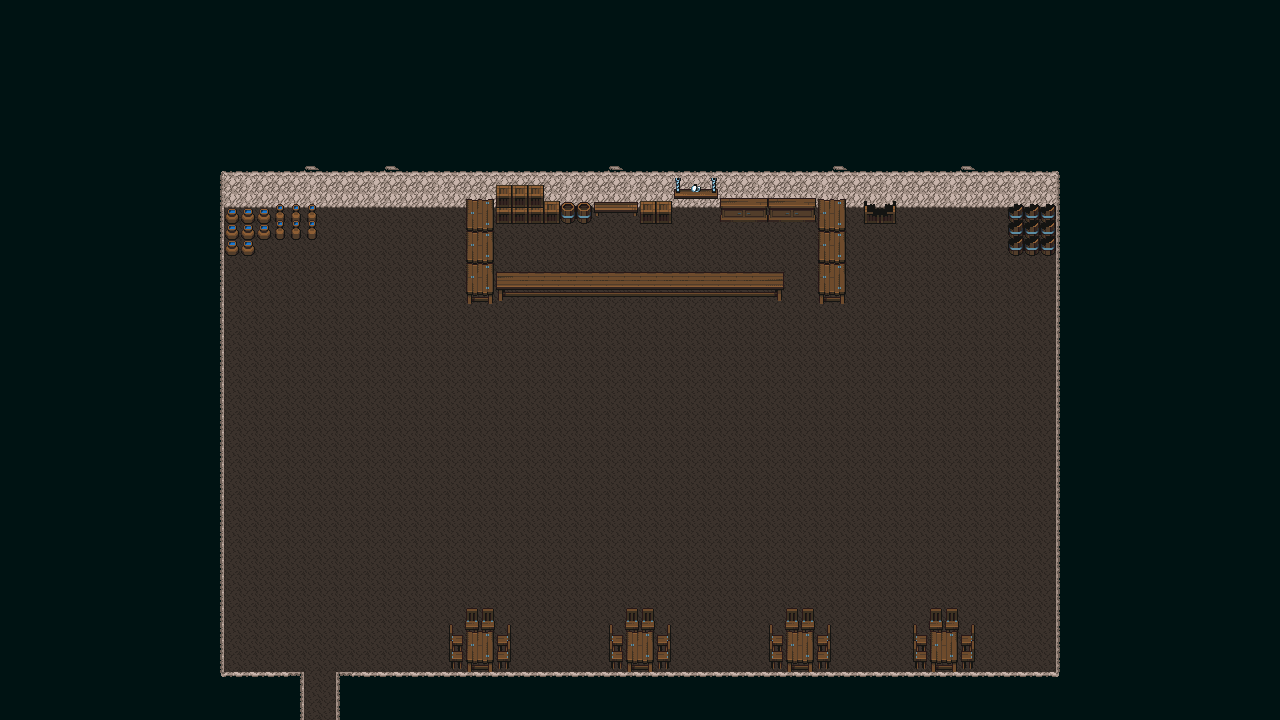

This is a level from a 2D game, rendered from its Tiled map with the project's own tilesets. A one-line summary and the map file follow, with tile-layer data summarised:
An orthogonal 80x45 tile map with 16x16 px tiles, 5 tile layers (Suelo, Paredes, Decoracion, Decoracion2, ...), 3 tilesets and 2 objects.

<map version="1.10" tiledversion="1.10.0" orientation="orthogonal" renderorder="right-down" width="80" height="45" tilewidth="16" tileheight="16" infinite="0" nextlayerid="7" nextobjectid="7">
 <tileset firstgid="1" name="Prehistoric_Tiles" tilewidth="16" tileheight="16" tilecount="625" columns="25">
  <image source="Prehistoric_Tiles.png" width="400" height="400" />
 </tileset>
 <tileset firstgid="626" name="Trees" tilewidth="16" tileheight="16" tilecount="330" columns="15">
  <image source="Trees.png" width="240" height="352" />
 </tileset>
 <tileset firstgid="956" name="Props" tilewidth="16" tileheight="16" tilecount="625" columns="25">
  <image source="Props.png" width="400" height="400" />
 </tileset>
 <layer id="2" name="Suelo" width="80" height="45">
  <properties>
   <property name="Draw" type="bool" value="true" />
   <property name="Navigation" type="bool" value="false" />
  </properties>
  <data>[3600 cells, 3600 non-empty, 1 distinct tile ids]</data>
 </layer>
 <layer id="1" name="Paredes" width="80" height="45">
  <properties>
   <property name="Draw" type="bool" value="true" />
   <property name="Navigation" type="bool" value="false" />
  </properties>
  <data>[3600 cells, 2086 non-empty, 22 distinct tile ids]</data>
 </layer>
 <layer id="3" name="Decoracion" width="80" height="45">
  <properties>
   <property name="Draw" type="bool" value="true" />
   <property name="Navigation" type="bool" value="false" />
  </properties>
  <data>[3600 cells, 166 non-empty, 45 distinct tile ids]</data>
 </layer>
 <layer id="4" name="Decoracion2" width="80" height="45">
  <properties>
   <property name="Draw" type="bool" value="true" />
   <property name="Navigation" type="bool" value="false" />
  </properties>
  <data>[3600 cells, 76 non-empty, 16 distinct tile ids]</data>
 </layer>
 <layer id="5" name="Decoracion3" width="80" height="45">
  <properties>
   <property name="Draw" type="bool" value="true" />
   <property name="Navigation" type="bool" value="false" />
  </properties>
  <data>[3600 cells, 18 non-empty, 8 distinct tile ids]</data>
 </layer>
 <objectgroup id="6" name="Colliders">
  <properties>
   <property name="Platform" type="bool" value="true" />
  </properties>
  <object id="1" x="224" y="672">
   <polygon points="0,0 0,-416 0,-432 32,-432 32,-448 96,-448 96,-480 240,-480 240,-384 560,-384 560,-400 272,-400 272,-464 592,-464 592,-384 624,-384 624,-464 784,-464 784,-432 832,-432 832,0 752,0 752,-64 688,-64 688,0 608,0 608,-64 544,-64 544,0 448,0 448,-64 384,-64 384,0 288,0 288,-64 224,-64 224,0 112,0 112,48 1056,48 1056,-672 -224,-672 -224,48 80,48 80,0" />
  </object>
  <object id="4" x="1406" y="940" />
 </objectgroup>
</map>
